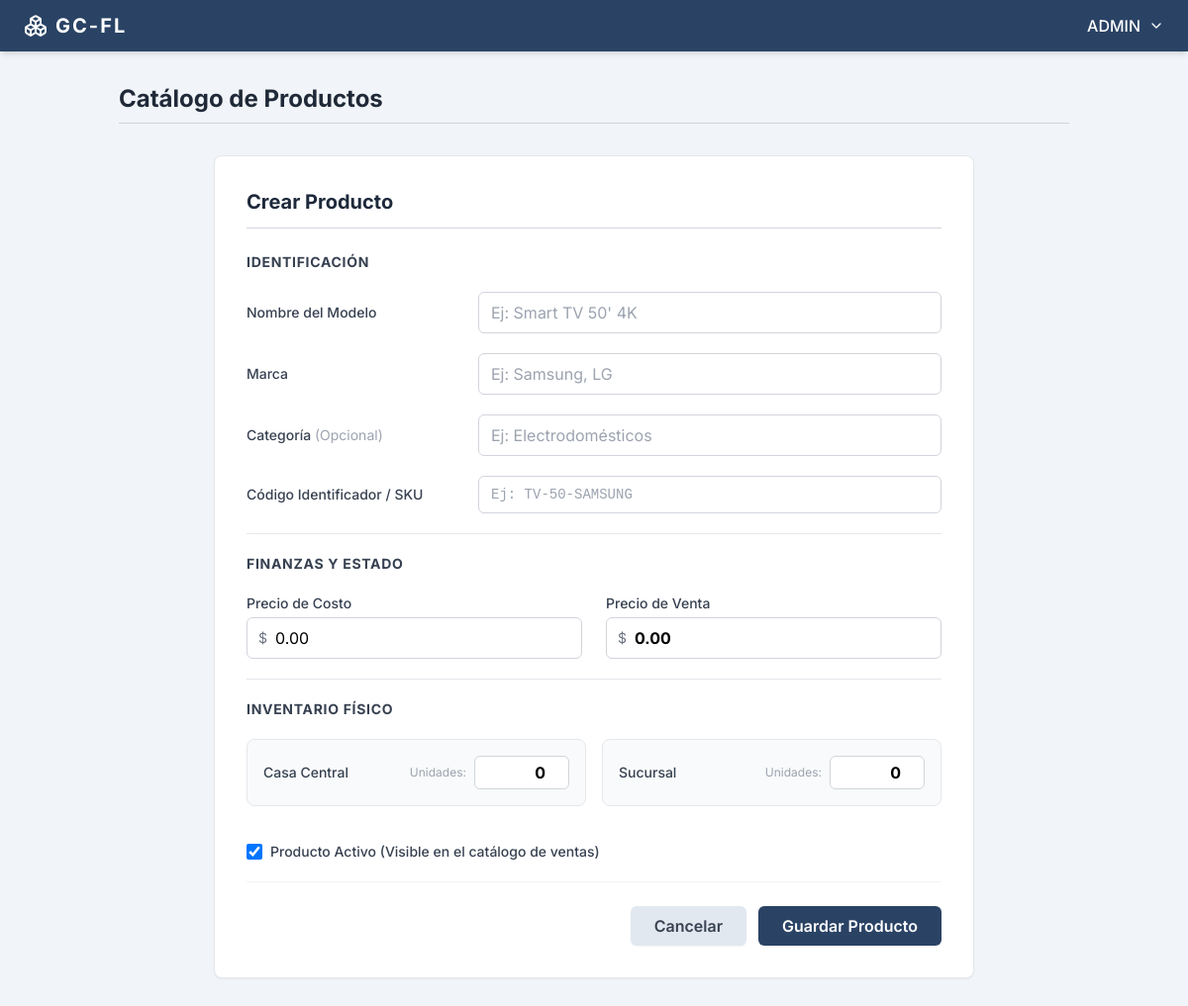
Page /inventario/crear/ (signed in) on the committed database.
### users/models.py (models this page shows)
class User(AbstractUser):
    class Meta:
        db_table = 'users'
        verbose_name = 'User'
        verbose_name_plural = 'Users'

### core/models.py (models this page shows, shortened)
class Sucursal(models.Model):
    nombre = models.CharField(max_length=100, help_text="Ej: Casa Central, Sucursal Norte")
    direccion = models.CharField(max_length=200, blank=True, null=True)
    telefono = models.CharField(max_length=50, blank=True, null=True)
    es_principal = models.BooleanField(default=False)
    class Meta:
        db_table = 'sucursales'
        verbose_name = 'Sucursal'
        verbose_name_plural = 'Sucursales'

### inventario/views.py (the view)
# urls.py: path('crear/', views.producto_create, name='producto_create'),
@login_required
def producto_create(request):
    max_permission = UserRole.objects.filter(user_id=request.user).aggregate(max_permission=models.Max('role__inventario'))['max_permission'] or 0
    if max_permission < 2: return redirect('inventario:productos_list')
    if request.method == 'POST':
        form = ProductoForm(request.POST)
        if form.is_valid():
            producto = form.save()
            for suc in Sucursal.objects.all():
                cantidad = request.POST.get(f'stock_{suc.id}')
                if cantidad and cantidad.strip() != '':
                    Inventario.objects.create(producto=producto, sucursal=suc, cantidad=int(cantidad))
            messages.success(request, 'Producto y stock inicial creados exitosamente.')
            return redirect('inventario:productos_list')
    else:
        form = ProductoForm()
    sucursales_data = [{'id': suc.id, 'nombre': suc.nombre, 'cantidad': 0} for suc in Sucursal.objects.all()]
    return render(request, 'inventario/producto_form.html', {'form': form, 'accion': 'Crear', 'sucursales_data': sucursales_data})

### inventario/forms.py
class ProductoForm(forms.ModelForm):
    class Meta:
        model = Producto
        fields = ['codigo', 'marca', 'nombre', 'categoria', 'precio_costo', 'precio_venta', 'activo']

### inventario/templates/inventario/producto_form.html (shortened to what this page needs)
<!DOCTYPE html>
<html lang="es">
<head>
    <script src="https://cdn.tailwindcss.com"></script>
</head>
<body class="min-h-screen flex flex-col">
    <nav class="bg-[#2a4365] text-white px-6 py-3 flex justify-between items-center shadow-md relative z-20">
        <div class="flex items-center space-x-2">
            <i data-lucide="boxes" class="w-6 h-6"></i>
            <span class="font-bold text-xl tracking-widest">GC-FL</span>
        </div>
        <div class="relative ml-auto">
            <button onclick="toggleDropdown()" class="flex items-center space-x-2 hover:text-gray-200 focus:outline-none transition-colors">
                <span class="font-medium text-transform: uppercase">{{ user.username }}</span>
                <i data-lucide="chevron-down" class="w-4 h-4"></i>
            </button>
        </div>
    </nav>
    <main class="flex-1 p-8 max-w-5xl mx-auto w-full relative z-10">
        <div class="mb-8 border-b border-gray-300 pb-2 flex items-center text-gray-800">
            <h1 class="text-2xl font-bold">Catálogo de Productos</h1>
        </div>
        <div class="bg-white rounded-lg shadow-sm border border-gray-200 p-8 max-w-3xl mx-auto">
            <div class="border-b border-gray-300 pb-3 mb-6 flex justify-between items-center">
                <h2 class="text-xl font-bold text-[#1e293b]">{{ accion }} Producto</h2>
            </div>
            <form method="POST" class="space-y-5">
                <h3 class="text-sm font-bold text-gray-700 mb-4 uppercase tracking-wider">Identificación</h3>
                <div class="flex flex-col md:flex-row md:items-center">
                    <label class="w-full md:w-1/3 text-sm font-medium text-gray-700 mb-1 md:mb-0">Nombre del Modelo</label>
                    <input type="text" name="nombre" value="{{ form.nombre.value|default_if_none:'' }}" placeholder="Ej: Smart TV 50' 4K" class="w-full md:w-2/3 border border-gray-300 rounded-md py-2 px-3 focus:outline-none focus:border-[#2a4365] focus:ring-1 focus:ring-[#2a4365]" required>
                </div>
                <div class="flex flex-col md:flex-row md:items-center">
                    <label class="w-full md:w-1/3 text-sm font-medium text-gray-700 mb-1 md:mb-0">Marca</label>
                    <input type="text" name="marca" value="{{ form.marca.value|default_if_none:'' }}" placeholder="Ej: Samsung, LG" class="w-full md:w-2/3 border border-gray-300 rounded-md py-2 px-3 focus:outline-none focus:border-[#2a4365] focus:ring-1 focus:ring-[#2a4365]" required>
                </div>
                <div class="flex flex-col md:flex-row md:items-center">
                    <label class="w-full md:w-1/3 text-sm font-medium text-gray-700 mb-1 md:mb-0">Categoría <span class="text-gray-400 font-normal">(Opcional)</span></label>
                    <input type="text" name="categoria" value="{{ form.categoria.value|default_if_none:'' }}" placeholder="Ej: Electrodomésticos" class="w-full md:w-2/3 border border-gray-300 rounded-md py-2 px-3 focus:outline-none focus:border-[#2a4365] focus:ring-1 focus:ring-[#2a4365]">
                </div>
                <div class="flex flex-col md:flex-row md:items-center">
                    <label class="w-full md:w-1/3 text-sm font-medium text-gray-700 mb-1 md:mb-0">Código Identificador / SKU</label>
                    <input type="text" name="codigo" value="{{ form.codigo.value|default_if_none:'' }}" placeholder="Ej: TV-50-SAMSUNG" class="w-full md:w-2/3 border border-gray-300 rounded-md py-2 px-3 focus:outline-none focus:border-[#2a4365] focus:ring-1 focus:ring-[#2a4365] font-mono text-sm" required>
                </div>
                <hr class="border-gray-200 my-6">
                <h3 class="text-sm font-bold text-gray-700 mb-4 uppercase tracking-wider">Finanzas y Estado</h3>
                <div class="flex flex-col md:flex-row gap-6">
                    <div class="flex-1">
                        <label class="block text-sm font-medium text-gray-700 mb-1">Precio de Costo</label>
                        <div class="relative">
                            <div class="absolute inset-y-0 left-0 pl-3 flex items-center pointer-events-none">
                                <span class="text-gray-500 sm:text-sm">$</span>
                            </div>
                            <input type="number" step="0.01" name="precio_costo" value="{{ form.precio_costo.value|default:'0.00' }}" class="w-full pl-7 border border-gray-300 rounded-md py-2 px-3 focus:outline-none focus:border-[#2a4365] focus:ring-1 focus:ring-[#2a4365]" required>
                        </div>
                    </div>
                    <div class="flex-1">
                        <label class="block text-sm font-medium text-gray-700 mb-1">Precio de Venta</label>
                        <div class="relative">
                            <div class="absolute inset-y-0 left-0 pl-3 flex items-center pointer-events-none">
                                <span class="text-gray-500 sm:text-sm">$</span>
                            </div>
                            <input type="number" step="0.01" name="precio_venta" value="{{ form.precio_venta.value|default:'0.00' }}" class="w-full pl-7 border border-gray-300 rounded-md py-2 px-3 focus:outline-none focus:border-green-500 focus:ring-1 focus:ring-green-500 font-bold" required>
                        </div>
                    </div>
                </div>
                <hr class="border-gray-200 my-6">
                <h3 class="text-sm font-bold text-gray-700 mb-4 uppercase tracking-wider">Inventario Físico</h3>
                <div class="grid grid-cols-1 md:grid-cols-2 gap-4">
                    {% for suc in sucursales_data %}
                    <div class="flex items-center justify-between p-4 bg-gray-50 border border-gray-200 rounded-lg">
                        <label class="text-sm font-medium text-gray-700">{{ suc.nombre }}</label>
                        <div class="flex items-center">
                            <span class="text-xs text-gray-400 mr-2">Unidades:</span>
                            <input type="number" name="stock_{{ suc.id }}" value="{{ suc.cantidad }}" min="0" class="w-24 border border-gray-300 rounded-md py-1 px-2 text-right focus:outline-none focus:border-[#2a4365] focus:ring-1 focus:ring-[#2a4365] font-bold">
                        </div>
                    </div>
                    {% endfor %}
                </div>
                <div class="flex items-center pt-4">
                    <input type="checkbox" name="activo" id="activo" {% if form.activo.value or not producto %}checked{% endif %} class="w-4 h-4 text-[#2a4365] bg-gray-100 border-gray-300 rounded focus:ring-[#2a4365]">
                    <label for="activo" class="ml-2 text-sm font-medium text-gray-700">Producto Activo (Visible en el catálogo de ventas)</label>
                </div>
                <div class="pt-6 flex justify-end gap-3 mt-6 border-t border-gray-100">
                    <a href="{% url 'inventario:productos_list' %}" class="bg-[#e2e8f0] text-gray-700 hover:bg-[#cbd5e1] font-semibold py-2 px-6 rounded-md transition-colors shadow-sm text-center">
                        Cancelar
                    </a>
                    <button type="submit" class="bg-[#2a4365] hover:bg-[#1e324b] text-white font-semibold py-2 px-6 rounded-md transition-colors shadow-sm">
                        Guardar Producto
                    </button>
                </div>
            </form>
        </div>
    </main>
</body>
</html>

### inventario/templates/inventario/producto_form.html (style rules this page uses)
body { font-family: 'Inter', sans-serif; background-color: #f1f5f9; }

### rows in the picture
User: username "ADMIN"
Sucursal: nombre "Casa Central"
Sucursal: nombre "Sucursal"

### other values in the picture
{{ accion }} "Crear"
